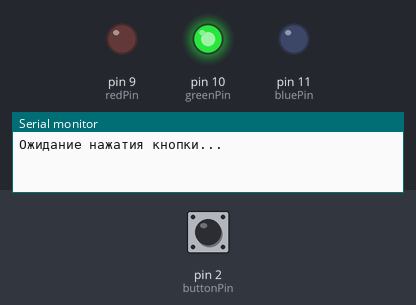
Bench run of a sketch on a simulated Arduino Uno, built with avr-gcc and run on an emulated ATmega328P. On the bench: output pins drawn as LEDs (lit = HIGH), the last lines printed to the serial monitor. Dashed ring = blinking. The inputs (shaded band) are chosen by the test bench; at power-on: pin 2 (buttonPin) HIGH.

Above: at 1.2 s.
1.3 s: pin 2 (buttonPin) pulled LOW for 0.15 s
At 11.3 s:
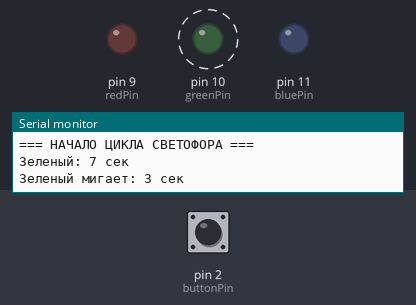
Timing chart, 0 to 13.4 s (numbered marks = the images above; inputs shaded):
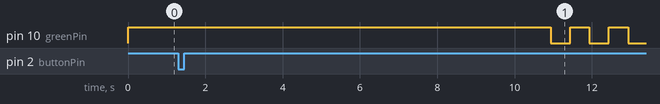

The sketch:

task_9.ino
```cpp
const int buttonPin = 2;
const int redPin = 9;
const int greenPin = 10;
const int bluePin = 11;

bool buttonPressed = false;
bool lastButtonState = HIGH;
bool trafficLightActive = false;

void setup() {
  pinMode(buttonPin, INPUT_PULLUP);
  pinMode(redPin, OUTPUT);
  pinMode(greenPin, OUTPUT);
  pinMode(bluePin, OUTPUT);
  Serial.begin(9600);

  setGreen();
  Serial.println("Ожидание нажатия кнопки...");
}

void loop() {
  bool currentButtonState = digitalRead(buttonPin);

  if (currentButtonState == LOW && lastButtonState == HIGH && !trafficLightActive) {
    delay(50);
    buttonPressed = true;
    Serial.println("Кнопка нажата! Начинаем отсчет 5 секунд...");
  }

  if (buttonPressed && !trafficLightActive) {
    for(int i = 5; i > 0; i--) {
      Serial.print("До начала переключения: ");
      Serial.print(i);
      Serial.println(" сек");
      delay(1000);
    }

    trafficLightActive = true;
    buttonPressed = false;
    runTrafficLightCycle();
  }

  lastButtonState = currentButtonState;
  delay(10);
}

void setGreen() {
  analogWrite(redPin, 0);
  analogWrite(greenPin, 255);
  analogWrite(bluePin, 0);
}

void setYellow() {
  // Желтый = Красный (255) + Зеленый (150)
  analogWrite(redPin, 255);
  analogWrite(greenPin, 150);
  analogWrite(bluePin, 0);
}

void setRed() {
  analogWrite(redPin, 255);
  analogWrite(greenPin, 0);
  analogWrite(bluePin, 0);
}

void setRedYellow() {
  // Красный + Желтый = Красный (255) + Зеленый (75) - более оранжевый оттенок
  analogWrite(redPin, 255);
  analogWrite(greenPin, 75);
  analogWrite(bluePin, 0);
}

void setOff() {
  analogWrite(redPin, 0);
  analogWrite(greenPin, 0);
  analogWrite(bluePin, 0);
}

void runTrafficLightCycle() {
  Serial.println("=== НАЧАЛО ЦИКЛА СВЕТОФОРА ===");

  // Зеленый горит 7 секунд
  setGreen();
  Serial.println("Зеленый: 7 сек");
  delay(4000);

  // Зеленый мигает 3 секунды
  for(int i = 3; i > 0; i--) {
    Serial.print("Зеленый мигает: ");
    Serial.print(i);
    Serial.println(" сек");
    setGreen();
    delay(500);
    setOff();
    delay(500);
  }

  setYellow();
  Serial.println("Желтый: 1 сек");
  delay(1000);

  setRed();
  Serial.println("Красный: 5 сек");
  delay(4000);

  setRedYellow();
  Serial.println("Красный + Желтый: 1 сек");
  delay(1000);

  setGreen();
  Serial.println("=== КОНЕЦ ЦИКЛА СВЕТОФОРА ===");
  Serial.println("Ожидание следующего нажатия кнопки...");

  trafficLightActive = false;
}
```

Measured:
- after the input at 1.3 s, pin 10 (greenPin): alternates HIGH for 0.50 s and LOW for 0.50 s, starting after 9.6 s
